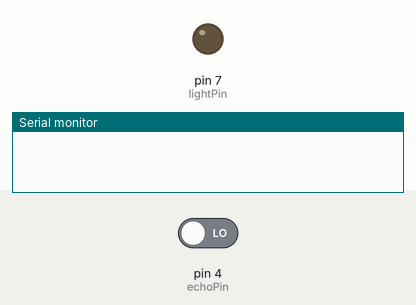
Simulated run of this sketch. Board: Arduino Uno, built with avr-gcc and run on an emulated ATmega328P. Parts: output pins drawn as LEDs (lit = HIGH), the last lines printed to the serial monitor. Inputs (shaded band) come from the test bench; at power-on: pin 4 (echoPin) LOW. Pins used as bus, display or sensor lines are not drawn.

Above: at 0.1 s.
At 1.1 s:
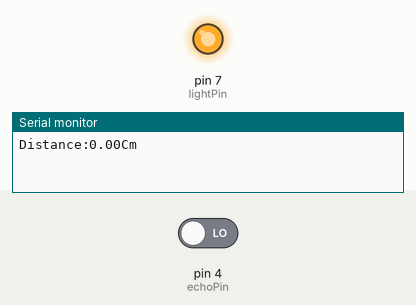
Timing chart, 0 to 2.6 s (numbered marks = the images above):
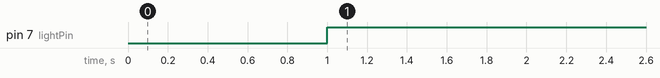

The sketch:

Ultra_sonic_sensor.ino
```cpp
int trigPin = 2;
 int echoPin = 4;
int lightPin = 7;
long duration;
float distance;

void setup (){
  Serial.begin(9600);
pinMode(trigPin,OUTPUT);
pinMode(echoPin,INPUT);
  pinMode(lightPin,OUTPUT);
}
void loop()
{
  digitalWrite(trigPin,LOW);
  delayMicroseconds(2);
  digitalWrite(trigPin,HIGH);
 delayMicroseconds(10);
  // digitalWrite(trigPin,LOW);
  duration=pulseIn(echoPin,HIGH);
  distance=duration*0.034/2;
  Serial.print("Distance:");
  Serial.print(distance);
  Serial.println("Cm");
  if(distance>50)
  {
    digitalWrite(lightPin,LOW);
  }
  else
  {
    digitalWrite(lightPin,HIGH);
  }
}
```

Measured:
- by itself, pin 7 (lightPin): LOW → HIGH at 1.0 s
